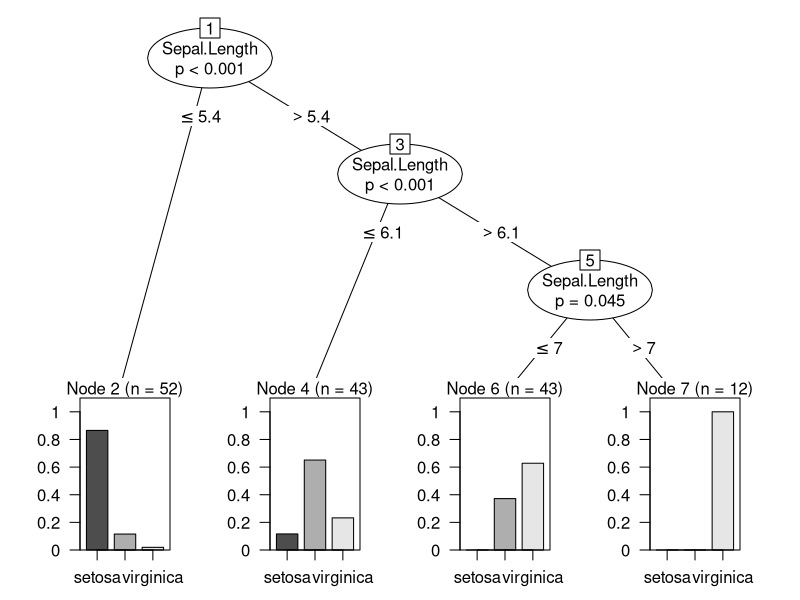
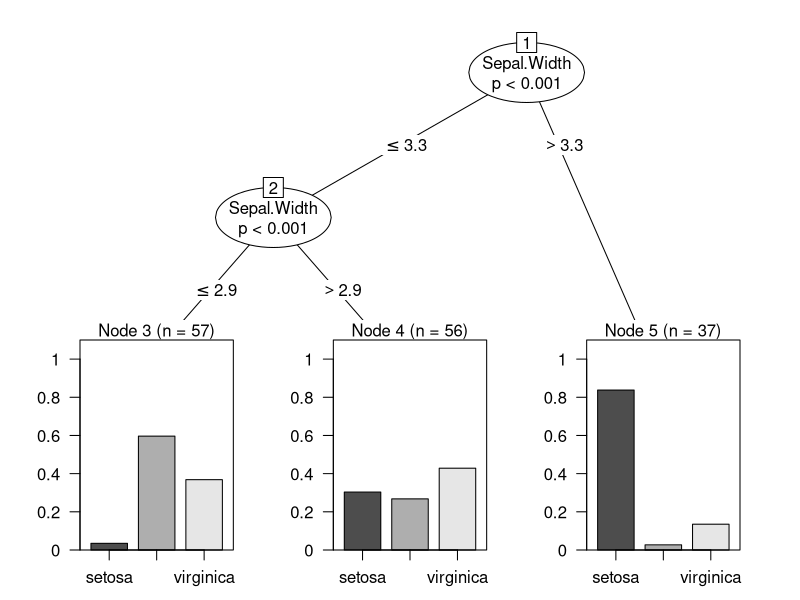
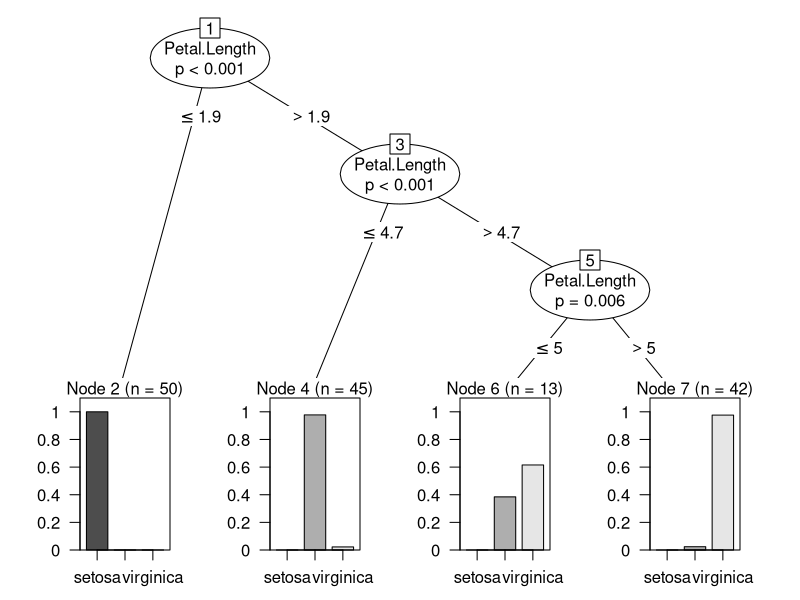
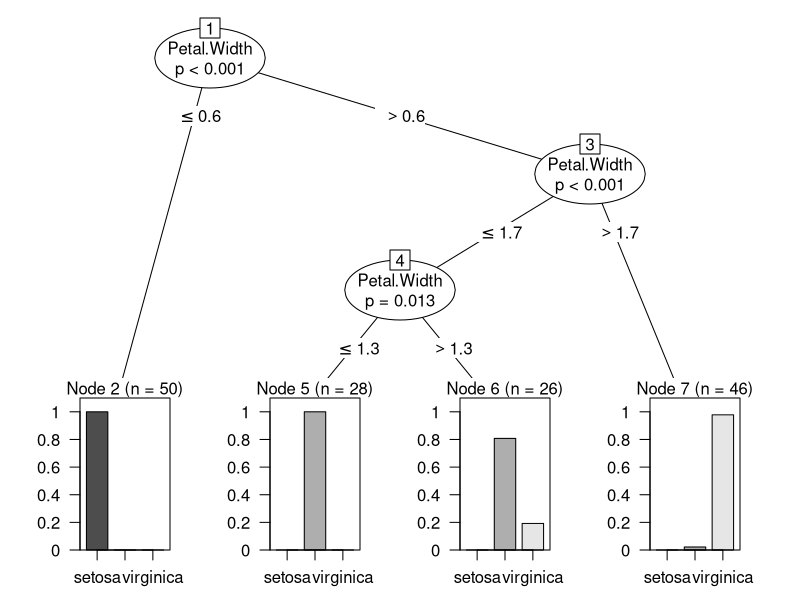
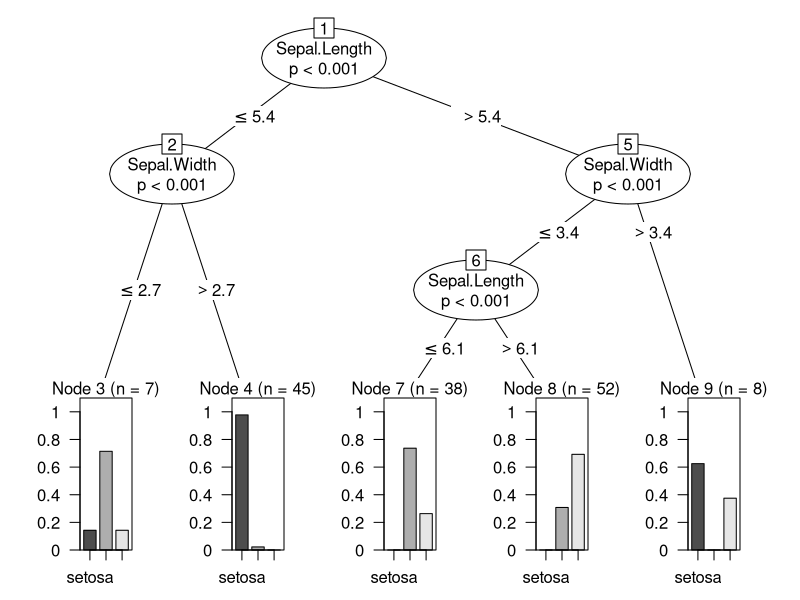
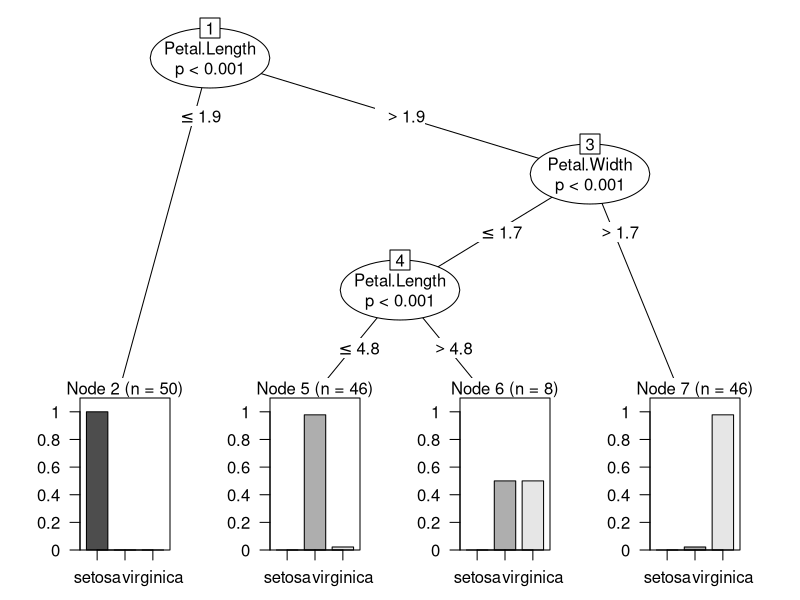
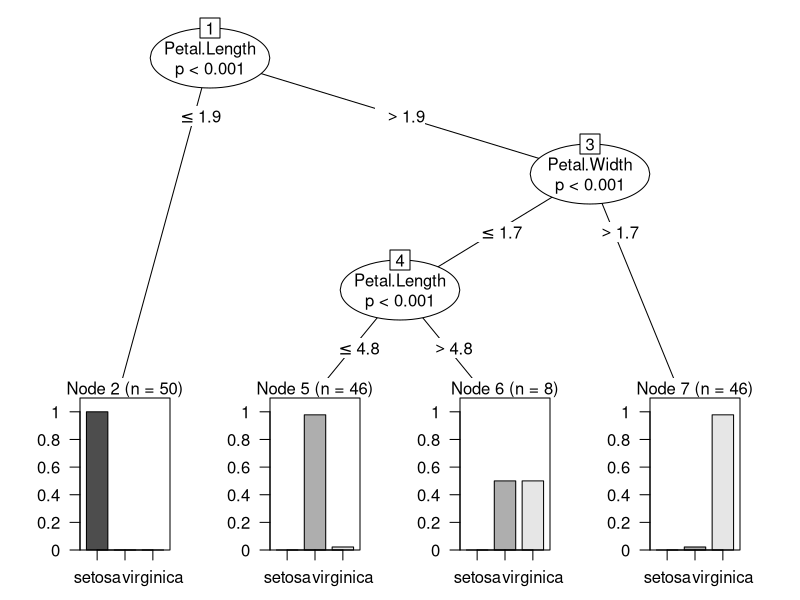
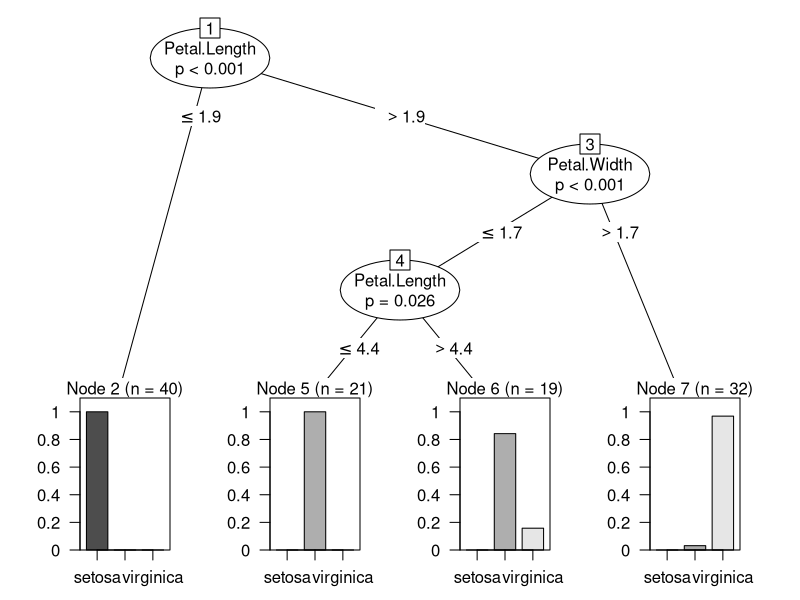

Generate these figures, in order, with R:

library(readr)
library(readxl)
data("iris")
View(iris)
head(iris)
install.packages("party")
library(party)
str(iris)
summary(iris)
?ctree
#Predicting iris data by sepal length(iris)
tree <- ctree(Species~Sepal.Length, data = iris)
plot(tree)

#Predicting iris data by sepal width
tree1 <- ctree(Species~Sepal.Width, data = iris)
plot(tree1)

#Predicting iris data by petal length
tree2 <- ctree(Species~Petal.Length, data = iris)
plot(tree2)

#Predicting iris data by sepal length
tree3 <- ctree(Species~Petal.Width, data = iris)
plot(tree3)

#Decision Tree with 2 variables
#Predicting iris data by sepal dimensions
tree4 <- ctree(Species~Sepal.Length + Sepal.Width, data = iris)
plot(tree4)

#Predicting iris data by Petal dimensions
tree5 <- ctree(Species~Petal.Length + Petal.Width, data = iris)
plot(tree5)

#Predicting decision tree with Sepal and Petal dimensions
#Predicting iris data by sepal dimensions
tree6 <- ctree(Species~Sepal.Length + Sepal.Width +Petal.Length + Petal.Width, data = iris)
plot(tree6)

#Splitting the data into Train and test dataset
set.seed(1234) #to get reproducible results
ind <- sample(2,nrow(iris), replace = TRUE, prob=c(0.7,0.3))
trainData <- iris[ind==1,]
testData <- iris[ind==2,]

#Building the model
myFormula <- Species ~ Sepal.Length + Sepal.Width + Petal.Length + Petal.Width
iris_ctree <- ctree(myFormula, data=trainData)

#predict train data
train_predict <- predict(iris_ctree,trainData,type="response")

#confusion matrix
table(train_predict,trainData$Species)

mean(train_predict != trainData$Species) * 100 #3.571

#Validating model on the test data
test_predict <- predict(iris_ctree, newdata= testData,type="response")

#confusion matrix
table(test_predict, testData$Species)
mean(test_predict != testData$Species) * 100 #5.263
print(iris_ctree)

#Decision tree plotting 
plot(iris_ctree)
plot(iris_ctree, type="simple")
